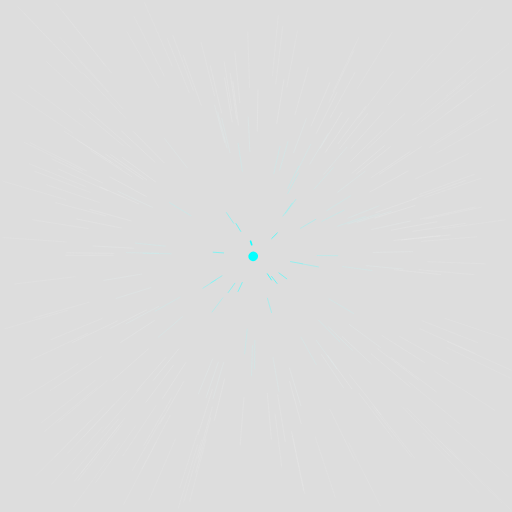
Frame 1 (no input)
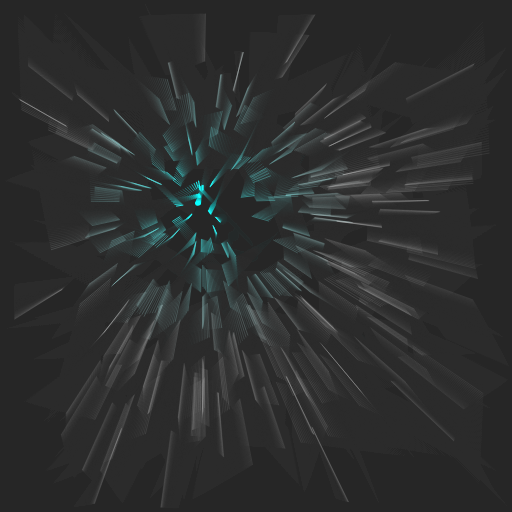
Frame 60 (no input)
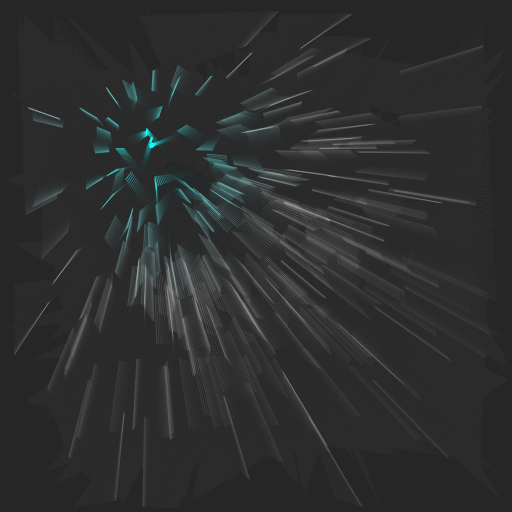
Frame 120 (the mouse pressed at the canvas centre since frame 60)

The p5.js sketch that drew these frames (run headless with seeded random() and noise() and a simulated clock; from frame 60 on, the mouse is pressed at the canvas centre):

// p5.js sketch
// ── sketch.js
const SIZE = 512;

const count = 256;

let xs = [];
let ys = [];
let nxs = [];
let nys = [];

let fx = SIZE/2;
let nfx = SIZE/4;
let fy = SIZE/2;
let nfy = SIZE/4;

let t = 0;
let ft = 0;

let g = 255;
let b = 255;

function setup() {
  createCanvas(SIZE, SIZE);
  for(let i = 0; i < count; i++){
    xs.push(random(0, SIZE));
    ys.push(random(0, SIZE));
    nxs.push(random(0, SIZE));
    nys.push(random(0, SIZE));
  }
}

function draw() {
  background(42, 40);
  stroke(242);

  t += 0.005;
  ft += 0.007;

  if (t > 1) {
    t = 0;
    for(let i = 0; i < count; i++){
      xs[i] = nxs[i];
      ys[i] = nys[i];
      nxs[i] = random(0, SIZE);
      nys[i] = random(0, SIZE);
      g = random(0, 255);
      b = random(0, 255);
    }
  }

  if (ft > 1) {
    ft = 0;
    fx = nfx;
    fy = nfy;
    nfx = random(0, SIZE);
    nfy = random(0, SIZE);
  }

  let cfx = lerp(fx, nfx, ft);
  let cfy = lerp(fy, nfy, ft);

  for (let i = 0; i < count; i++) {
    let x = lerp(xs[i], nxs[i], t);
    let y = lerp(ys[i], nys[i], t);
    let d = dist(x, y, cfx, cfy);
    strokeWeight(24 * 1/d);
    stroke(777 * d/SIZE, g, b * SIZE/d);
    line(x, y, x+(cfx-x)/4, y+(cfy-y)/4);
  }
}
